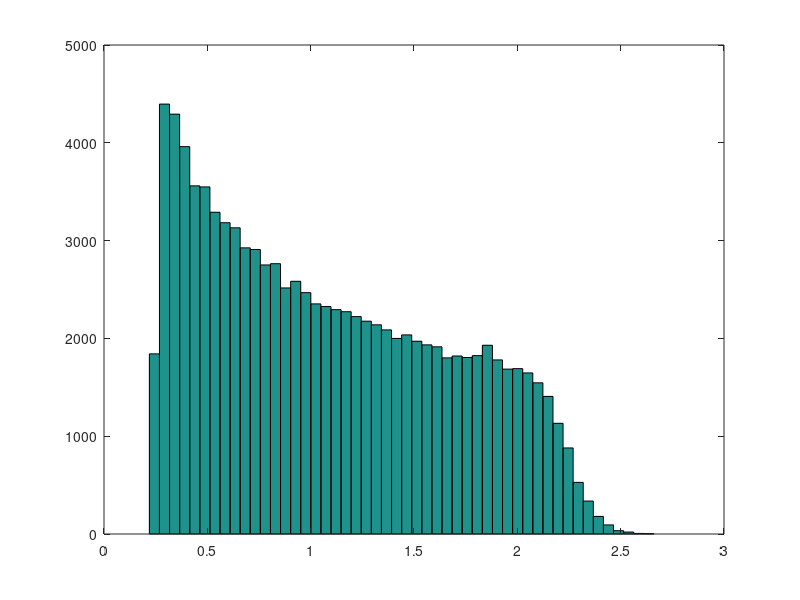

The MATLAB script that drew this image:
% Example Monte Carlo Simulation in Matlab
% Function: y = x2^2/x1
%
%   Generate n samples from a normal distribution
%     r = ( randn(n,1) * sd ) + mu
%     mu : mean
%     sd : standard deviation
%
%   Generate n samples from a uniform distribution
%     r = a + rand(n,1) * (b-a)
%     a : minimum
%     b : maximum

n = 100000;	% The number of function evaluations

% --- Generate vectors of random inputs
% x1 ~ Normal distribution N(mean=100,sd=5)
% x2 ~ Uniform distribution U(a=5,b=15)

x1 = ( randn(n,1) * 5 ) + 100;
x2 = 5 + rand(n,1) * ( 15 - 5 );

% --- Run the simulation
% Note the use of element-wise multiplication

y = x2.^2 ./ x1;

% --- Create a histogram of the results (50 bins)

hist(y,50);

% --- Calculate summary statistics

y_mean = mean(y)
y_std = std(y)
y_median = median(y)